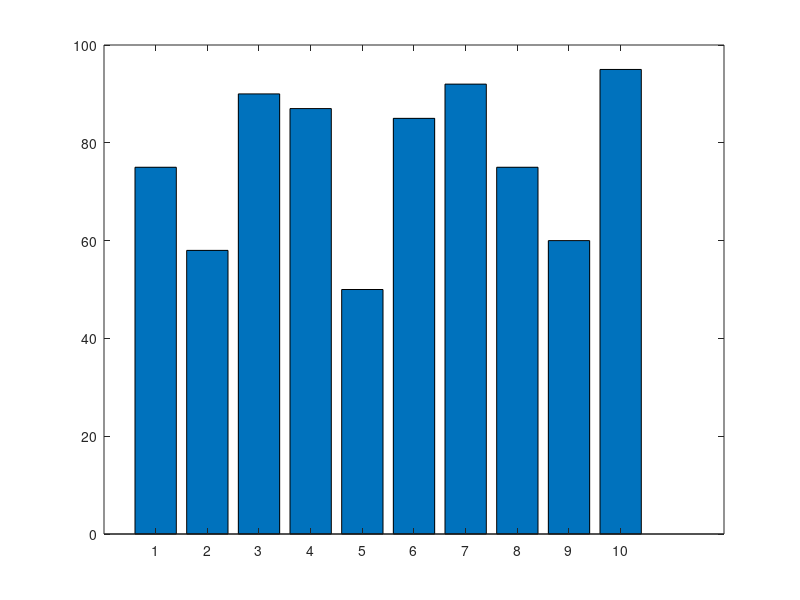

MATLAB code for this plot:
%Draw the bar chart for the given data. Let us have an imaginary classroom with 10 students. We know the percent of marks obtained by these students are 75, 58, 90, 87, 50, 85, 92, 75, 60 and 95.
data =[75, 58, 90, 87, 50, 85, 92, 75, 60, 95];

%to create bar chart 

figure;
bar(data);

%customise the chart 
